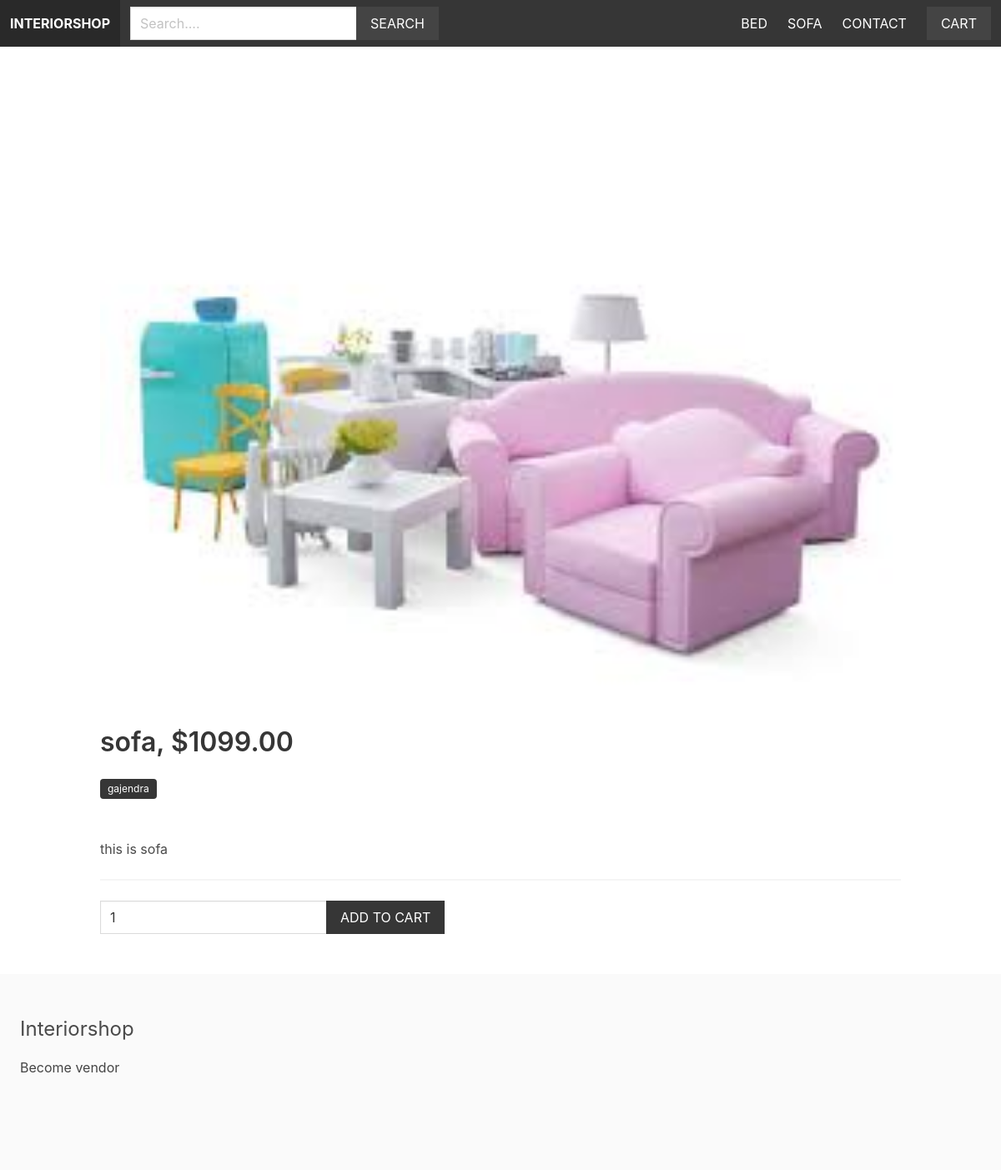
The app's page /sofa/sofa/, older data.
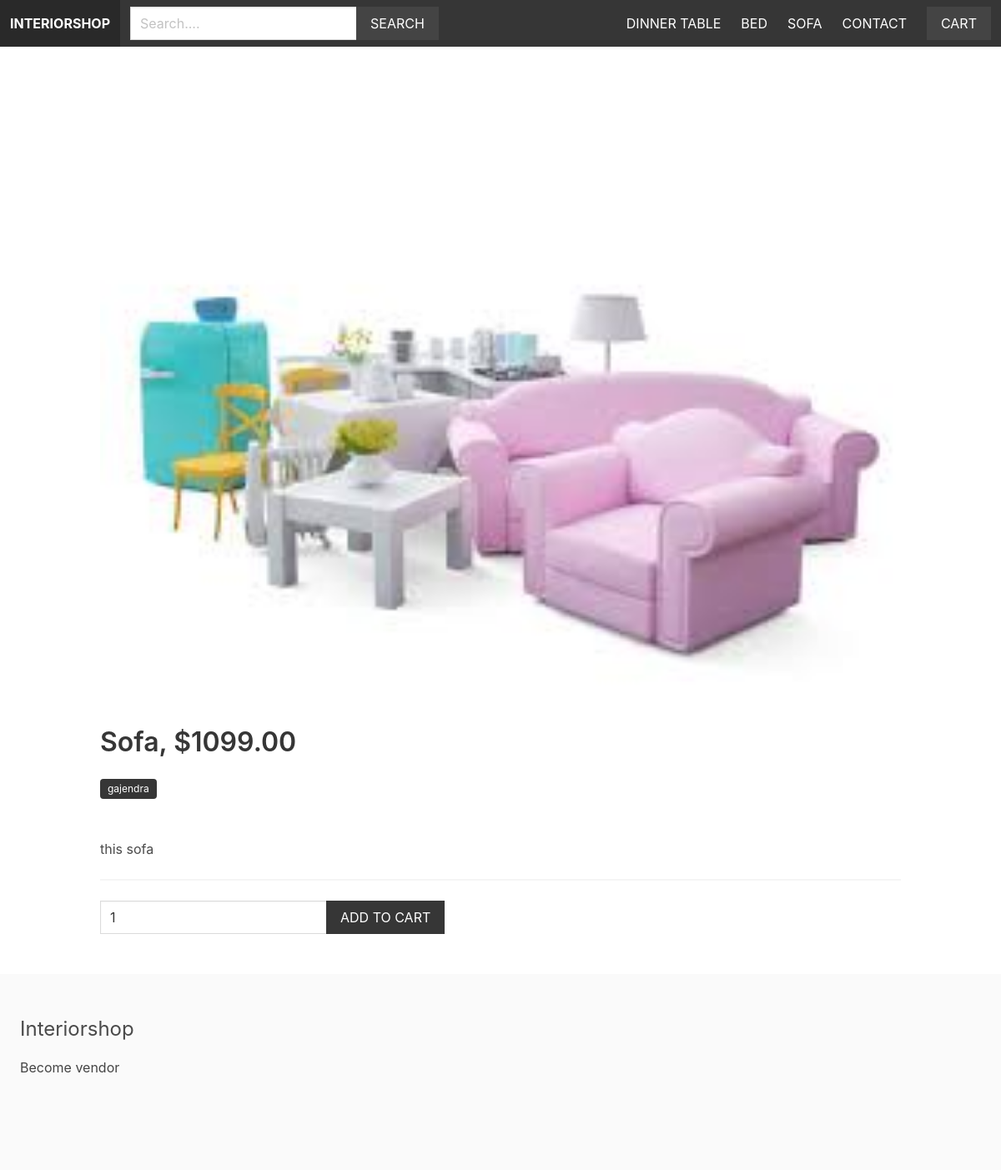
The same page, newer data.
### shop/product/models.py (models this page shows, shortened)
class Category(models.Model):
    title = models.CharField(max_length=255)
    slug = models.SlugField(max_length=255)
    ordering = models.IntegerField(default=0)
    class Meta:
        ordering = ['ordering']

class Product(models.Model):
    category = models.ForeignKey(Category, related_name='products', on_delete=models.CASCADE)
    vendor  = models.ForeignKey(Vendor, related_name='products', on_delete=models.CASCADE)
    title = models.CharField(max_length=255)
    slug = models.SlugField(max_length=255)
    description = models.TextField(blank=True, null=True)
    price = models.DecimalField(max_digits=6, decimal_places=2)
    date_added = models.DateTimeField(auto_now_add=True)
    image = models.ImageField(upload_to="uploads/", blank=True, null=True)
    thumbnail  = models.ImageField(upload_to="uploads/", blank=True, null=True)
    class Meta:
        ordering =  ['-date_added',]

### shop/vendor/models.py (models this page shows, shortened)
class Vendor(models.Model):
    name = models.CharField(max_length=255)
    created_at = models.DateTimeField(auto_now_add=True)
    created_by = models.OneToOneField(User, related_name='vendor', on_delete=models.CASCADE)
    class Meta:
        ordering = ['name']

### shop/product/views.py (the view)
# urls.py: path('',include('shop.product.urls')),
def product(request, category_slug, product_slug):
    cart = Cart(request)
    product = get_object_or_404(Product, category__slug=category_slug, slug=product_slug)
    if request.method == "POST":
        form = AddToCartForm(request.POST)
        if form.is_valid():
            quantity = form.cleaned_data['quantity']
            cart.add(product_id=product.id, quantity=quantity, update_quantity=False)
            messages.success(request, 'The product was added to the Cart')
            return redirect('product', category_slug=category_slug,product_slug=product_slug)
    else:
        form = AddToCartForm()
    similar_products = list(product.category.products.exclude(id=product.id))
    if len(similar_products) >= 4:
        similar_products = random.sample(similar_products, 4)
    return render(request, 'product/product.html',{'product': product, 'similar_products': similar_products})

### shop/cart/cart.py (called while the page is built)
    def __len__(self):
        return sum(item['quantity'] for item in self.cart.values())

### shop/cart/context_processors.py (called while the page is built)
def cart(request):
    return {'cart': Cart(request)}

### shop/product/context_processors.py (called while the page is built)
def menu_categories(request):
    categories = Category.objects.all()
    return {'menu_categories':categories}

### shop/product/templates/product/product.html (shortened to what this page needs)
{% extends 'core/base.html' %}
{% block  content %}
    {% if product.image %}
        <figure class="image is-4by3 mb-6">
            <img src="{{ product.image.url }}" alt="">
        </figure>
    {% endif %}
    <h1 class="title">{{ product.title }}, ${{product.price}}</h1>
    <p class="mb-6"> <span class="tag is-dark">{{ product.vendor.name }}</span></p>
    <p>{{ product.description }}</p>
    <hr>
    <form action="." method="post">
        <div class="field has-addons">
            <div class="control">
                <input type="number" name="quantity" value="1" class="input" min="1">
            </div>
            <div class="control">
                <button class="button is-dark is-uppercase">Add to cart </button>
            </div>
        </div>
    </form>
{% endblock %}

### shop/core/templates/core/base.html (shortened to what this page needs)
{% load static %}
<!DOCTYPE html>
<html lang="en">
<head>
    <link rel="stylesheet" href="https://cdn.jsdelivr.net/npm/bulma@0.9.4/css/bulma.min.css">
    <link rel="stylesheet" href="{% static 'styles/main.css' %}">
</head>
<body>
    <nav class="navbar is-dark">
        <div class="navbar-brand">
            <a href="/" class="navbar-item"><strong>Interiorshop</strong></a>
        </div>
        <div class="navbar-menu" id="main-navbar">
            <div class="navbar-start">
                <div class="navbar-item">
                    <form action="{% url 'search' %}" method="get">
                        <div class="field has-addons">
                            <div class="control">
                                <input type="text" class="input" placeholder="Search...." name="query">
                            </div>
                            <div class="control">
                                <button class="button is-dark is-uppercase">Search</button>
                            </div>
                        </div>
                    </form>
                </div>
            </div>
            <div class="navbar-end">
                {% for category in menu_categories  %}
                <a href="{% url 'category' category.slug %}" class="navbar-item">{{ category.title }}</a>
                {% endfor %}
                <a href="{% url 'contact' %}" class="navbar-item">Contact</a>
                <div class="navbar-item">
                    <a href="{% url 'cart' %}" class="button is-dark">Cart{% if cart %} ({{ cart  | length  }}){% endif %}</a>
                </div>
            </div>
        </div>
    </nav>
    <section class="section">
        <div class="container">
     {% block content  %}
     {% endblock  %}
        </div>
    </section>
    <footer class="footer">
        <h3 class="is-size-4 mb-4">Interiorshop</h3>
        {% if request.user.is_authenticated %}
        <a href="{% url 'vendor_admin' %}">Vendor admin</a>
        {% else %}
        <a href="{% url 'become_vendor' %}">Become vendor</a>
        {% endif %}
    </footer>
</body>
</html>

Row changes from the older to the newer data that the page shows:
removed Product: image (picture), title "sofa", price "1099.00", vendor.name "gajendra", description "this is sofa"
added Category: title "DINNER TABLE"
added Product: image (picture), title "Sofa", price "1099.00", vendor.name "gajendra", description "this sofa"
